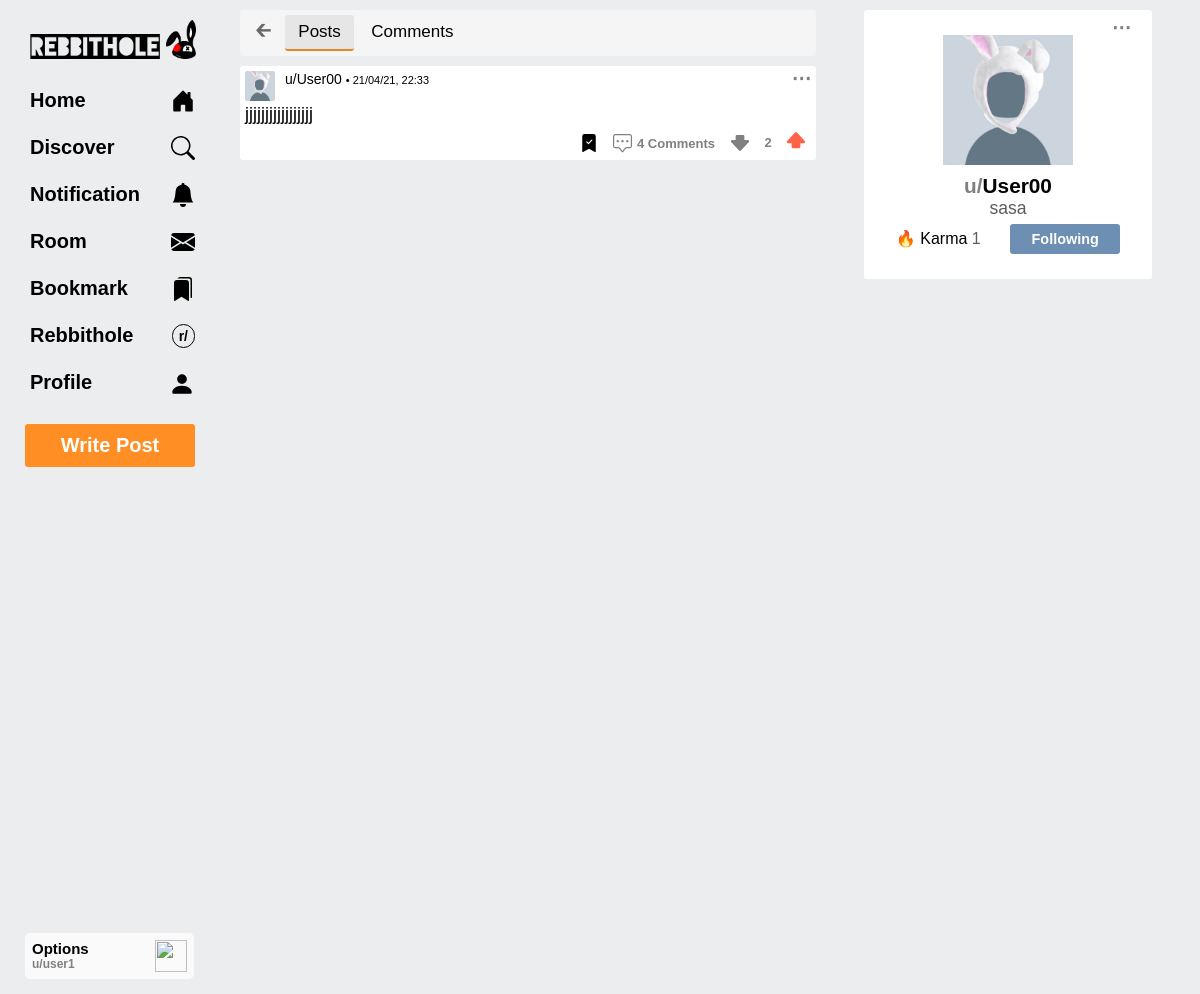
The app's page /profile/User00/ (signed in) with its own data.
### accounts/models.py (models this page shows, shortened)
class User(AbstractUser):
    is_user = models.BooleanField(default=False)
    is_moderator = models.BooleanField(default=False)
    name = models.CharField(max_length=50, null=True, blank=True)
    avatar = models.ImageField(upload_to="avatar/", default="avatar/avatar.jpeg", null=True, blank=True)
    bio = models.TextField(max_length=150, null=True, blank=True)
    url = models.URLField(max_length=100 ,null=True, blank=True)
    karma = models.IntegerField(default=1)
    is_email_verified = models.BooleanField(default=False)
    is_account_protected = models.BooleanField(default=False)
    is_account_verified = models.BooleanField(default=False)
    is_account_witheld = models.BooleanField(default=False)
    created_at = models.DateTimeField(editable=False)
    updated_at = models.DateTimeField()
    def __str__(self):
        return self.username or ''

class Following(models.Model):
    user = models.ForeignKey(User, on_delete=models.CASCADE,)
    followed = models.ForeignKey(User, on_delete=models.CASCADE, related_name="followed", blank=True, null=True)

### post/models.py (models this page shows, shortened)
class Post(models.Model):
    author = models.ForeignKey(User, on_delete=models.CASCADE, blank=True, null=True)
    title = models.CharField(max_length=300)
    text = models.CharField(max_length=3000, blank=True)
    flair = models.CharField(max_length=30, blank=True) #maybe don't add
    vote_count = models.IntegerField(default=1, blank=True)
    is_draft = models.BooleanField(default=False)
    is_archived = models.BooleanField(default=False) #maybe don't add
    created = models.DateTimeField(editable=False, blank=True)
    updated = models.DateTimeField(blank=True)

class Bookmark(models.Model):
    post = models.ForeignKey(Post, on_delete=models.CASCADE, null=True)
    comment = models.ForeignKey(Comment, on_delete=models.CASCADE, null=True)
    user = models.ForeignKey(User, on_delete=models.CASCADE)

class Comment(models.Model):
    post = models.ForeignKey(Post, on_delete=models.CASCADE, blank=True, null=True)
    reply = models.ForeignKey('self', on_delete=models.CASCADE, blank=True, null=True)
    author = models.ForeignKey(User, on_delete=models.CASCADE, blank=True)
    text = models.CharField(max_length=1500)
    vote_count = models.IntegerField(default=1, blank=True)
    created = models.DateTimeField(editable=False, blank=True)
    updated = models.DateTimeField(blank=True)

class Vote(models.Model):
    post = models.ForeignKey(Post, on_delete=models.CASCADE, null=True)
    comment = models.ForeignKey(Comment, on_delete=models.CASCADE, null=True)
    voter = models.ForeignKey(User, on_delete=models.CASCADE)
    upvote = models.BooleanField(default=False)
    downvote = models.BooleanField(default=False)

### accounts/decorators.py (the view)
    def wrapper_func(request, *args, **kwargs):
        if request.user.is_authenticated:
            return view_func(request, *args, **kwargs)
        else:
            return redirect("/login/")

### post/forms.py
class PostForm(forms.ModelForm):
    class Meta:
        model = Post
        fields = ['title', 'text']
        widgets = {
            'title' : forms.Textarea(attrs={
                'id' : 'title',
                'placeholder' : 'An interesting title',
                'type' : 'text',
                'required' : True,
                'autofocus' : True,
                'rows' : 1,
            }),
            'text' : forms.Textarea(attrs={
                'id' : 'text',
                'placeholder' : 'Text (optional)',
                'type' : 'text',
                'required' : False,
                'rows' : 9,
            }),
        }

### accounts/templatetags/uvar.py (called while the page is built)
@register.simple_tag(takes_context=True)
def var(context, key, value):
    context.dicts[0][key] = value
    return ''

### post/views.py (called while the page is built)
@login_required
def userProfileView(request, username):
    user = User.objects.get(username=username)
    if user.username == request.user.username:
        return redirect("/profile/")
    post_form = PostForm()
    '''posts = Post.objects.filter(author=user)[::-1]
    comments = Comment.objects.filter(author=user)[::-1]
    following = Following.objects.filter(user=request.user)
    wing_list = []
    for f in following:
        wing_list.append(f.followed)'''
    '''
    bookmarks = Bookmark.objects.filter(user=request.user)[::-1]
    bms=[]
    for bm in bookmarks:
        bms.append(bm.post)'''
    context = {
        "user" : user,
        'post_form' : post_form,
        'reply' : 0,
    }
    return render(request, 'post/user-profile.html', context)

### post/templates/post/user-profile.html (shortened to what this page needs)
{% extends 'base.html' %}
{% load static %}
{% load uvar %}
{% block content %}
<div class="profile-nav-tab title-fonts">
    <a href="{{request.META.HTTP_REFERER|escape}}" class="a-back">🡰</a>
    <button type="button" class="profile-nav-tab-post profile-nav-actice">Posts</button>
    <button type="button" class="profile-nav-tab-comment">Comments</button>
</div>
<article>
    <div id="profile-nav-post">
        {% for post in user.post_set.all reversed %}
            {% include 'post/post.html' %}
        {% empty %}
            <div class="oops">u/{{user}} hasn't posted anything</div>
        {% endfor %}
    </div>
</article>
{% endblock %}
{% block top %}
<div class="user-profile-options-dropdown title-fonts">
    <span class="user-profile-options">&#8943;</span>
</div>
<div class="profile">
    <img src="{{user.avatar.url}}" alt="avatar" class="profile-avatar">
    <div class="profile-head-username">
        <span class="grey-font">u/</span>{{user.username}}
    </div>
    <div class="r-u-name">{{user.name}}</div>
    <span class="profile-karma mr-25">
        🔥 Karma <span class="greyish-font"> {{user.karma}} </span>
    </span>
    {% for f in request.user.following_set.all %}
        {% if f.followed == user %}
            <button type="button" class="following-button" user-id="{{user.id}}">Following</button>
        {% endif %}
    {% endfor %}
</div>
{% endblock %}

### post/templates/post/navbar.html (shortened to what this page needs)
{% load static %}
<nav>
    <div class="rebbithole-icon">
        <a href="{% url 'home-timeline' %}" class="href">
        <img src="{% static 'post/images/rebbithole.png' %}" alt="rebbithole" class="rebbithole-i">
        <img src="{% static 'post/images/rebbit.png' %}" alt="rebbit" class="rebbit-i">
        </a>
    </div>
    <section class="navbar">
        <a href="{% url 'home-timeline' %}">
            <div class="nav-item {{home}}">
                <span class="item-text">Home</span>
            </div>
        </a>
        <a href="{% url 'discover' %}">
            <div class="nav-item {{dis}}">
                <span class="item-text">Discover</span>
            </div>
        </a>
        <a href="{% url 'notification' %}">
            <div class="nav-item {{noti}}">
                <span class="item-text">Notification</span>
                <svg xmlns="http://www.w3.org/2000/svg" width="24" height="24" fill="currentColor" class="bi bi-bell-fill item-icon" viewBox="0 0 16 16">
                    <path d="M8 16a2 2 0 0 0 2-2H6a2 2 0 0 0 2 2zm.995-14.901a1 1 0 1 0-1.99 0A5.002 5.002 0 0 0 3 6c0 1.098-.5 6-2 7h14c-1.5-1-2-5.902-2-7 0-2.42-1.72-4.44-4.005-4.901z"/>
                </svg>
            </div>
        </a>
        <a href="{% url 'room' %}">
            <div class="nav-item {{mes}}">
                <span class="item-text">Room</span>
            </div>
        </a>
        <a href="{% url 'bookmarks' %}">
            <div class="nav-item {{bm}}">
            <span class="item-text">Bookmark</span>
            </div>
        </a>
        <a href="{% url 'rebbithole-nav' %}">
            <div class="nav-item {{rh}}">
                <span class="item-text">Rebbithole</span>
                <span class="item-icon item-icon-rh {{rhi}}">r/</span>
            </div>
        </a>
        <a href="{% url 'profile' %}">
            <div class="nav-item {{profile}}">
            <span class="item-text">Profile</span>
                <svg xmlns="http://www.w3.org/2000/svg" width="26" height="26" fill="currentColor" class="bi bi-person-fill item-icon" viewBox="0 0 16 16">
                    <path d="M3 14s-1 0-1-1 1-4 6-4 6 3 6 4-1 1-1 1H3zm5-6a3 3 0 1 0 0-6 3 3 0 0 0 0 6z"/>
                </svg>
            </div>
        </a>
        <input type="button" class="create-post-b" value="Write Post">
        <div class="profile-card">
            <img src="https://s2.svgbox.net/hero-solid.svg?ic=cog&color=000" class="profile-card-op" width="32" height="32">
            Options
            <div class="font-12 grey-font">u/{{request.user.username}}</div>
        </div>
    </section>
</nav>

### post/templates/post/post.html (shortened to what this page needs)
{% load uvar %}
{% now "Y-m-d" as today %}
<div class="post-view" id="{{post.id}}" post-id="{{post.id}}">
    <div class="post-head">
        <a href="{% url 'user-profile' post.author.username %}">
            <img src="{{post.author.avatar.url}}" alt="avatar" class="post-head-avatar">
        </a>
        <div class="post-head-text">
            <div>
                <a  {% if post.author == request.user %}
                        href="{% url 'profile' %}"
                    {% else %}
                        href="{% url 'user-profile' post.author.username %}"
                    {% endif %} class="post-head-username">u/{{post.author.username}}</a>
                <span class="time-stamp">
                    •
                    {% if post.created|date:"Y-m-d" == today %}
                        {{post.created|timesince|upto:','}} ago
                    {% else %}
                        {{ post.created|date:"d/m/y, H:i" }}
                    {% endif %}
                </span>
            </div>
        </div>
        <div class="post-head-options-dropdown">
            <span class="post-head-options">&#8943;</span>
        </div>
    </div>
    <div class="post-body">
        <a {% if not reply %} href="{% url 'post-view' post.id %}" {% endif %} class="post-body-title">
            <div>
                {{post.title}}
            </div>
        </a>
    </div>
    <div class="post-activity">
        <span class="post-activity-item post-activity-bookmark" post-id="{{post.id}}" bookmark="post" title="Bookmark Post">
        </span>
        <a {% if not reply %} href="{% url 'post-view' post.id %}" {% endif %} class="post-comment-href">
            <span class="post-activity-item post-activity-comment">
                {{post.comment_set.all|length}} Comments
            </span>
        </a>
        <span class="post-activity-item post-activity-vote">
            <svg    {% for dv in post.vote_set.all %}
                        {% if dv.voter == request.user %}
                            {% if dv.downvote == True %}
                                style="color:hsl(293, 70%, 46%);"
                            {% endif %}
                        {% endif %}
                    {% endfor %}
            post-id="{{post.id}}" title="Downvote Post" xmlns="http://www.w3.org/2000/svg" width="20" height="20" fill="currentColor" class="bi bi-shift-fill p-downvote" viewBox="0 0 16 16">
                <path d="M7.27 2.047a1 1 0 0 1 1.46 0l6.345 6.77c.6.638.146 1.683-.73 1.683H11.5v3a1 1 0 0 1-1 1h-5a1 1 0 0 1-1-1v-3H1.654C.78 10.5.326 9.455.924 8.816L7.27 2.047z"/>
            </svg>
            <span class="post-activity-vote-count" title="Vote Count">
                {{post.vote_count}}
            </span>
            <svg    {% for uv in post.vote_set.all %}
                        {% if uv.voter == request.user %}
                            {% if uv.upvote == True %}
                                style="color:hsl(9, 100%, 64%);"
                            {% endif %}
                        {% endif %}
                    {% endfor %}
            post-id="{{post.id}}" title="Upvote Post" xmlns="http://www.w3.org/2000/svg" width="20" height="20" fill="currentColor" class="bi bi-shift-fill p-upvote" viewBox="0 0 16 16">
                <path d="M7.27 2.047a1 1 0 0 1 1.46 0l6.345 6.77c.6.638.146 1.683-.73 1.683H11.5v3a1 1 0 0 1-1 1h-5a1 1 0 0 1-1-1v-3H1.654C.78 10.5.326 9.455.924 8.816L7.27 2.047z"/>
            </svg>
        </span>
    </div>
</div>

### static/css/base.css (style rules this page uses)
body { font-family: "Arial"; background-color: var(--main-bg); scroll-behavior: smooth; }
.title-fonts { font-family: 'Trebuchet MS', sans-serif; }
* { padding:0; margin:0; }
:root { --that-blue-color: hsl(209, 86%, 58%); --nav-yellow: hsl(32, 78%, 51%); --cool-color:hsl(43, 78%, 51%); --main-bg: hsl(210, 6%, 93%); --card-bg: hsl(0, 0%, 100%); --modal-bg: hsla(0, 1%, 64%, 0.637); --hover-icon-b: #ebf5f0; --hover-color: #f5f5f5c0; --hover-nav-item: #f5f5f5c0; --red-ish-color: hsl(8, 95%, 63%); --red-ish-heavy-color: hsl(8, 90%, 51%); --red-ish-light-color: hsl(0, 100%, 72%); --red-ish-lighter-color: hsl(0, 81%, 79%); --font-grey-shade: rgb(77, 76, 76); --font-black: black; --font-grey: grey; }
.href { text-decoration: none; color: inherit; }

### post/static/post/css/home.css (style rules this page uses)
.grey-font { color: grey; }
.greyish-font { color: #5e5e5e; }
.font-12 { font-size: 12px; }
.mr-25 { margin-right: 25px; }
.a-back { text-decoration: none; color: #E48822; color:#696969; font-size: 1.3em; margin: 0 9px 0 5px; border-radius: 3px; transition: .4s; }

### post/static/post/css/navbar.css (style rules this page uses)
nav { float: right; font-size: 20px; margin-right: 40px }
.rebbithole-icon { margin: 20px 0 15px 5px; }
.rebbithole-i { max-width: 130px; }
.rebbit-i { max-width: 30px; }
.navbar { font-weight: 700; }
.navbar a { text-decoration: none; color: black; }
.nav-item { width: 165px; height: 100%; padding: 10px 5px; margin-top: 4px; border-radius: 3px; transition: .3s; }
.item-text { text-decoration: none; transition: .3s; }
.item-icon { float: right; transition: .3s; }
.item-icon-rh { padding: 3px 6px; border: 1.9px solid black; border-radius: 999px; font-size: 14px; }
.create-post-b { position: absolute; text-align: center; font-size: 20px; font-weight: 700; width: 170px; margin: 20px 0 0 0; padding: 10px 0; border-radius: 3px; background-color: #e47022; background-color: #ff8e24; border: 0; color: white; transition: .3s; cursor: pointer; }
.profile-card { padding: 7px; margin-bottom: 15px; width: 155px; font-size: 15px; border-radius: 5px; background-color: #fafafa; position: absolute; bottom: 0; cursor: pointer; transition: .5s; }
.profile-card-op { float: right; }

### post/static/post/css/profile.css (style rules this page uses)
.profile { padding: 20px; margin: 10px 48px; background-color: var(--bg-color); border-radius: 3px; text-align: center; background-color: white; }
.profile-avatar { width:130px; height:130px; object-fit: cover; border: 5px solid white; border-radius: 3px; }
.profile-head-username { font-size: 1.3em; font-weight: 600; }
.r-u-name { font-size: 1.1em; color: #5c5c5c; }
.profile-karma { font-size: 1em; }
.profile-nav-tab { overflow: hidden; background-color: whitesmoke; margin: 10px 0 0 0; padding: 5px 10px; border-radius: 3px; }
.profile-nav-tab-post, .profile-nav-tab-comment { background-color: transparent; padding: 7px 13px; border-radius: 3px; border: none; outline: none; cursor: pointer; transition: 0.3s; font-size: 17px; transition: .4s; }
.profile-nav-actice { border-bottom: 2px solid #E48822; background-color: #e6e6e6; }

### post/static/post/css/user-profile.css (style rules this page uses)
.following-button, .follow-button { background-color: #6c8fb3; color: white; border: 0; text-align: center; font-size: 1.2vw; font-weight: 600; height: 30px; width: 110px; padding: 5px 10px; margin-top: 5px; border-radius: 3px; transition: 0.4s; cursor: pointer; }
.user-profile-options-dropdown { position: relative; float: right; position: fixed; right: 10px; font-weight: 600; transition: .4s; margin: 15px 54px 0 0; cursor: pointer; }
.user-profile-options { float:left; color: grey; font-size: 1.2em; padding: 1px 5px; border-radius: 3px; transition: .3s; }

### post/static/post/css/rebbithole.css (style rules this page uses)
.profile-head-username { overflow-wrap: break-word; }

### message/static/message/css/room.css (style rules this page uses)
article { height: 97vh; }

### records on screen
User: user.username "user1"
Post: author.avatar (placeholder picture), author.username "User00", created "21/04/21, 22:33", title "jjjjjjjjjjjjjjjjj", comment_set.all|length "4", vote_count "2"
User: avatar (placeholder picture), username "User00", name "sasa", karma "1"
